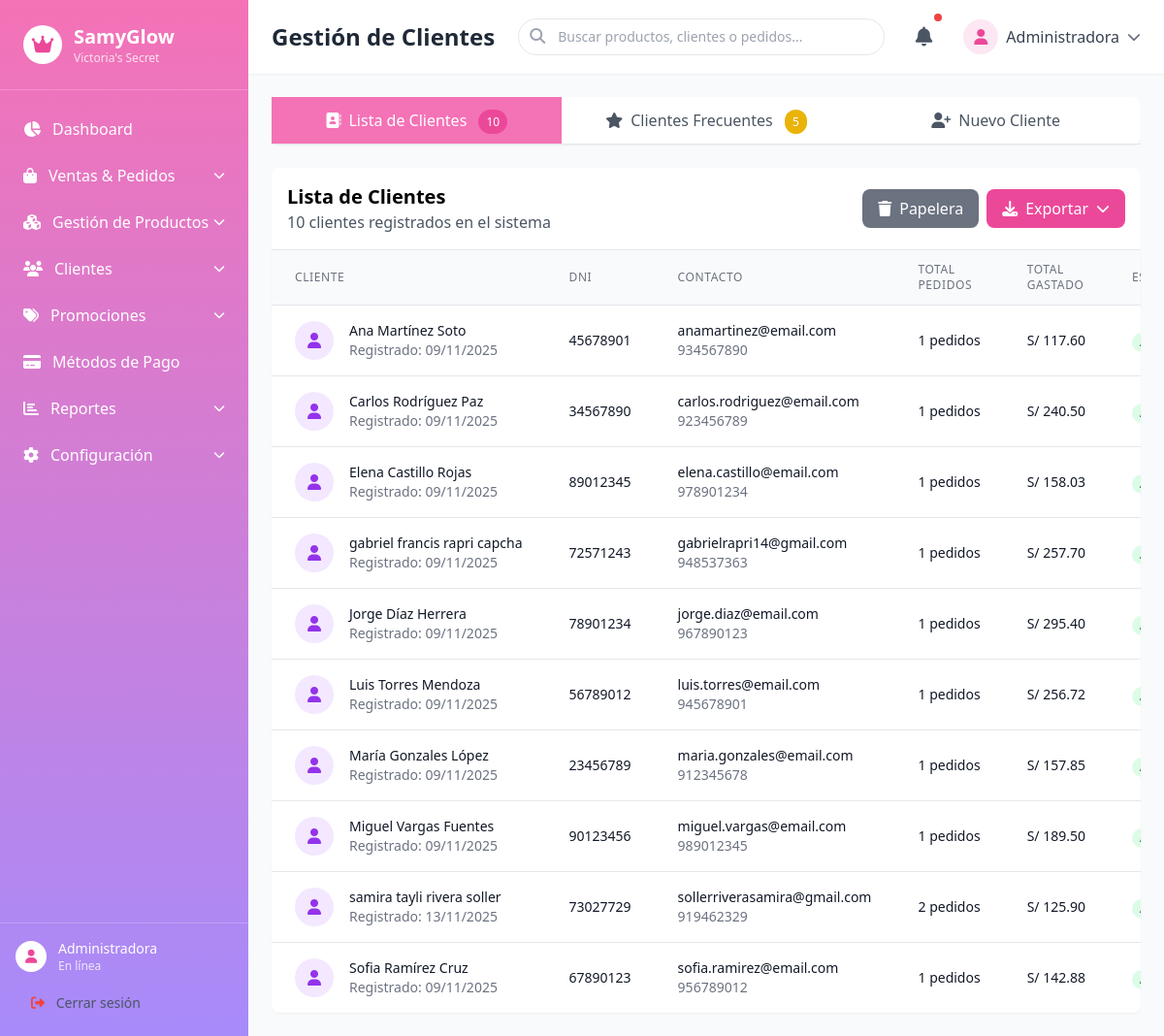
The app's page /index.php?view=gestion-clientes (signed in) with its own data.
### tables this page shows
CREATE TABLE `clientes` (
  `id` int(11) NOT NULL,
  `nombres` varchar(100) NOT NULL,
  `apellidos` varchar(100) NOT NULL,
  `dni` char(8) NOT NULL,
  `correo` varchar(150) NOT NULL,
  `telefono` char(9) DEFAULT NULL,
  `created_at` timestamp NOT NULL DEFAULT current_timestamp(),
  `eliminado` tinyint(1) DEFAULT 0,
  `fecha_eliminado` timestamp NULL DEFAULT NULL
);

### app/controllers/ClienteController.php (called while the page is built, shortened)
<?php
require_once __DIR__ . '/../models/Cliente.php';
class ClienteController
{
    private $clienteModel;
    public function __construct()
    {
        global $pdo;
        $this->clienteModel = new Cliente($pdo);
    }
    public function index()
    {
        try {
            $clientes = $this->clienteModel->listar();
            $clientesFrecuentes = $this->clienteModel->obtenerFrecuentes();
        } catch (Exception $e) {
            error_log("Error en ClienteController::index(): " . $e->getMessage());
            $clientes = [];
            $estadisticas = [
                'total_clientes' => 0,
                'clientes_con_pedidos' => 0,
                'promedio_pedidos' => 0,
                'max_pedidos' => 0,
                'max_gastado' => 0
            ];
            $clientesFrecuentes = [];
        }
        require_once __DIR__ . '/../views/templates/header.php';
        require_once __DIR__ . '/../views/admin/gestion-clientes.php';
        require_once __DIR__ . '/../views/templates/footer.php';
    }
}

### app/models/Cliente.php (called while the page is built, shortened)
<?php
class Cliente
{
    private $pdo;
    public function __construct($pdo)
    {
        $this->pdo = $pdo;
    }
    public function listar()
    {
        $sql = "SELECT c.*,
                   COUNT(p.id) as total_pedidos,
                   COALESCE(SUM(p.total), 0) as total_gastado,
                   MAX(p.fecha) as ultimo_pedido
            FROM clientes c
            LEFT JOIN pedidos p ON c.id = p.cliente_id
            WHERE c.eliminado = 0
            GROUP BY c.id
            ORDER BY c.nombres, c.apellidos";
        $stmt = $this->pdo->prepare($sql);
        $stmt->execute();
        return $stmt->fetchAll(PDO::FETCH_ASSOC);
    }
    public function obtenerFrecuentes($filtro = 'pedidos')
    {
        $orden = '';
        switch ($filtro) {
            case 'pedidos':
            default:
                $orden = 'total_pedidos DESC, total_gastado DESC';
                break;
        }
        $sql = "SELECT c.*,
                   COUNT(p.id) as total_pedidos,
                   COALESCE(SUM(p.total), 0) as total_gastado,
                   MAX(p.fecha) as ultimo_pedido
            FROM clientes c
            LEFT JOIN pedidos p ON c.id = p.cliente_id
            GROUP BY c.id
            HAVING total_pedidos > 0
            ORDER BY {$orden}
            LIMIT 5";
        $stmt = $this->pdo->prepare($sql);
        $stmt->execute();
        return $stmt->fetchAll(PDO::FETCH_ASSOC);
    }
}

### app/views/admin/gestion-clientes.php (the view, shortened to what this page needs)
<main class="flex-1 overflow-y-auto p-6">
    <div class="content-section active" id="clientes">
        <div class="bg-white rounded-lg shadow-sm mb-6">
            <div class="flex border-b overflow-x-auto">
                <button class="tab-button flex-1 py-3 px-4 text-center font-medium text-gray-600 hover:bg-gray-50 active" data-tab="lista-clientes">
                    <i class="fas fa-address-book mr-2"></i>Lista de Clientes
                    <span class="ml-2 bg-pink-500 text-white text-xs rounded-full px-2 py-1" id="total-clientes-badge"><?= count($clientes) ?></span>
                </button>
                <button class="tab-button flex-1 py-3 px-4 text-center font-medium text-gray-600 hover:bg-gray-50" data-tab="clientes-frecuentes">
                    <i class="fas fa-star mr-2"></i>Clientes Frecuentes
                    <span class="ml-2 bg-yellow-500 text-white text-xs rounded-full px-2 py-1" id="frecuentes-badge"><?= count($clientesFrecuentes) ?></span>
                </button>
                <button class="tab-button flex-1 py-3 px-4 text-center font-medium text-gray-600 hover:bg-gray-50" data-tab="nuevo-cliente">
                    <i class="fas fa-user-plus mr-2"></i>Nuevo Cliente
                </button>
            </div>
        </div>
        <div id="tab-content">
            <div class="tab-panel active" id="lista-clientes-panel">
                <div class="bg-white rounded-lg shadow-sm overflow-hidden">
                    <div class="p-4 border-b flex justify-between items-center">
                        <div>
                            <h2 class="text-xl font-bold">Lista de Clientes</h2>
                            <p class="text-gray-600"><span id="total-clientes-text"><?= count($clientes) ?></span> clientes registrados en el sistema</p>
                        </div>
                        <div class="flex space-x-2">
                            <button class="bg-gray-500 hover:bg-gray-600 text-white font-medium py-2 px-4 rounded-lg transition-colors flex items-center relative" onclick="abrirPapeleraClientes()">
                                <i class="fas fa-trash mr-2"></i>Papelera
                            </button>
                            <div class="relative" id="dropdown-exportar">
                                <button class="bg-pink-500 hover:bg-pink-600 text-white font-medium py-2 px-4 rounded-lg transition-colors flex items-center">
                                    <i class="fas fa-download mr-2"></i>Exportar
                                    <i class="fas fa-chevron-down ml-2 text-sm"></i>
                                </button>
                            </div>
                        </div>
                    </div>
                    <div class="overflow-x-auto">
                        <table class="min-w-full divide-y divide-gray-200">
                            <thead class="bg-gray-50">
                                <tr>
                                    <th class="px-6 py-3 text-left text-xs font-medium text-gray-500 uppercase tracking-wider">Cliente</th>
                                    <th class="px-6 py-3 text-left text-xs font-medium text-gray-500 uppercase tracking-wider">DNI</th>
                                    <th class="px-6 py-3 text-left text-xs font-medium text-gray-500 uppercase tracking-wider">Contacto</th>
                                    <th class="px-6 py-3 text-left text-xs font-medium text-gray-500 uppercase tracking-wider">Total Pedidos</th>
                                    <th class="px-6 py-3 text-left text-xs font-medium text-gray-500 uppercase tracking-wider">Total Gastado</th>
                                    <th class="px-6 py-3 text-left text-xs font-medium text-gray-500 uppercase tracking-wider">Estado</th>
                                </tr>
                            </thead>
                            <tbody class="bg-white divide-y divide-gray-200" id="tabla-clientes">
                                <?php foreach ($clientes as $cliente): ?>
                                    <tr class="fade-in">
                                        <td class="px-6 py-4 whitespace-nowrap">
                                            <div class="flex items-center">
                                                <div class="flex-shrink-0 h-10 w-10 bg-purple-100 rounded-full flex items-center justify-center">
                                                    <i class="fas fa-user text-purple-600"></i>
                                                </div>
                                                <div class="ml-4">
                                                    <div class="text-sm font-medium text-gray-900"><?= htmlspecialchars($cliente['nombres'] . ' ' . $cliente['apellidos']) ?></div>
                                                    <div class="text-sm text-gray-500">Registrado: <?= date('d/m/Y', strtotime($cliente['created_at'])) ?></div>
                                                </div>
                                            </div>
                                        </td>
                                        <td class="px-6 py-4 whitespace-nowrap text-sm text-gray-900"><?= htmlspecialchars($cliente['dni']) ?></td>
                                        <td class="px-6 py-4 whitespace-nowrap">
                                            <div class="text-sm text-gray-900"><?= htmlspecialchars($cliente['correo']) ?></div>
                                            <div class="text-sm text-gray-500"><?= htmlspecialchars($cliente['telefono']) ?></div>
                                        </td>
                                        <td class="px-6 py-4 whitespace-nowrap text-sm text-gray-900"><?= $cliente['total_pedidos'] ?> pedidos</td>
                                        <td class="px-6 py-4 whitespace-nowrap text-sm text-gray-900">S/ <?= number_format($cliente['total_gastado'], 2) ?></td>
                                        <td class="px-6 py-4 whitespace-nowrap">
                                            <span class="px-2 inline-flex text-xs leading-5 font-semibold rounded-full bg-green-100 text-green-800">
                                            </span>
                                        </td>
                                    </tr>
                                <?php endforeach; ?>
                            </tbody>
                        </table>
                    </div>
                </div>
            </div>
        </div>
    </div>
</main>

### app/views/templates/header.php (style rules this page uses)
:root { --primary: #f472b6; --secondary: #a78bfa; --accent: #fbbf24; --dark: #1f2937; --light: #f9fafb; }
body { font-family: 'Segoe UI', system-ui, sans-serif; background-color: #f8fafc; }

### app/views/admin/gestion-clientes.php (style rules this page uses)
:root { --primary: #f472b6; --secondary: #a78bfa; }
.content-section { display: none; }
.content-section.active { display: block; }
.tab-button { transition: all 0.3s ease; }
.tab-button.active { background-color: #f472b6; color: white; }
.tab-panel { display: none; }
.tab-panel.active { display: block; animation: fadeIn 0.3s ease; }
.fade-in { animation: fadeIn 0.3s ease; }

### records on screen
clientes: nombres+apellidos "Ana Martínez Soto", created_at "09/11/2025", dni "45678901", correo "anamartinez@email.com", telefono "934567890", total_pedidos "1", total_gastado "117.60"
clientes: nombres+apellidos "Carlos Rodríguez Paz", created_at "09/11/2025", dni "34567890", correo "carlos.rodriguez@email.com", telefono "923456789", total_pedidos "1", total_gastado "240.50"
clientes: nombres+apellidos "Elena Castillo Rojas", created_at "09/11/2025", dni "89012345", correo "elena.castillo@email.com", telefono "978901234", total_pedidos "1", total_gastado "158.03"
clientes: nombres+apellidos "gabriel francis rapri capcha", created_at "09/11/2025", dni "72571243", correo "gabrielrapri14@gmail.com", telefono "948537363", total_pedidos "1", total_gastado "257.70"
clientes: nombres+apellidos "Jorge Díaz Herrera", created_at "09/11/2025", dni "78901234", correo "jorge.diaz@email.com", telefono "967890123", total_pedidos "1", total_gastado "295.40"
clientes: nombres+apellidos "Luis Torres Mendoza", created_at "09/11/2025", dni "56789012", correo "luis.torres@email.com", telefono "945678901", total_pedidos "1", total_gastado "256.72"
clientes: nombres+apellidos "María Gonzales López", created_at "09/11/2025", dni "23456789", correo "maria.gonzales@email.com", telefono "912345678", total_pedidos "1", total_gastado "157.85"
clientes: nombres+apellidos "Miguel Vargas Fuentes", created_at "09/11/2025", dni "90123456", correo "miguel.vargas@email.com", telefono "989012345", total_pedidos "1", total_gastado "189.50"
clientes: nombres+apellidos "samira tayli rivera soller", created_at "13/11/2025", dni "73027729", correo "sollerriverasamira@gmail.com", telefono "919462329", total_pedidos "2", total_gastado "125.90"
clientes: nombres+apellidos "Sofia Ramírez Cruz", created_at "09/11/2025", dni "67890123", correo "sofia.ramirez@email.com", telefono "956789012", total_pedidos "1", total_gastado "142.88"

### other values on screen
$_SESSION['usuario']['nombres'] "Administradora"
$pageTitle "Gestión de Clientes"
count($clientes) "10"
count($clientesFrecuentes) "5"
